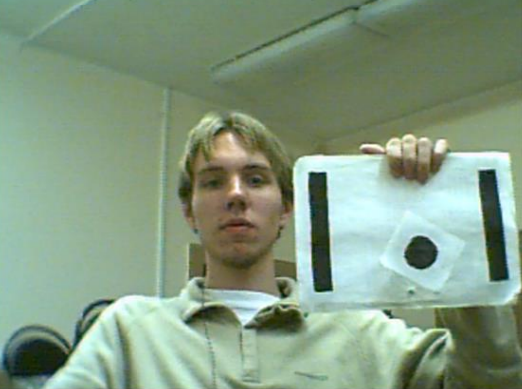
#> input picture Labs/images/test8.PNG, 522 x 389 px, found by its file name
$ jupyter execute --allow-errors lab7.ipynb   (older library calls are emulated)
#> lines starting #> are read from the running program, lines starting #| are printed output that depends on the picture; after the words box and inside, x2 and y2 are one past the last pixel; in counts of white or black regions, pixels touching at a corner belong together
# Лабораторная работа 7

FOREL

[cell 1]
import numpy as np
import matplotlib.pyplot as plt
import random

def po(x, y):
    return np.linalg.norm(np.array(x) - np.array(y))


def forel(points, r=10):
#> called with r = 3.5
    clusters = []
    while points:
        с = random.choice(points)
        cluster = [с]
        points.remove(с)
        while True:
            closest = [p for p in points if po(p, с) <= r]
            if not closest:
                break
            new_с = tuple(map(lambda x: sum(x) / len(x), zip(*closest)))
            if new_с == с:
                break
            с = new_с
            cluster.extend(closest)
            for n in closest:
                points.remove(n)
        clusters.append(cluster)
    return clusters

[cell 2]
points = [[6,9],[6,1],[1,2],[8,7],[3,5],[6,3],[5,3],[5,8],[8,2],[8,1]]
result = forel(points, r=3.5)
print(len(result))

for cluster in result:
    arr = np.array(cluster)
    plt.scatter(arr[:, 0], arr[:, 1])

[cell 3]
t = [0,3,1,0,0] # 0
o = [4,0,1,1,1] # 1
c = [2,24,9,1,1] # 2
p = [1,0,4,1,0] # 3
ob = [3,0,4,0,0] # 4
points = [t,o,c,p,ob]
result = forel(points, r=3.5)
for cluster in result:
    print(cluster)

[cell 4]
np.random.seed(1)
points = [[np.random.randint(1, 50), np.random.randint(1, 50)] for _ in range(50)]
result = forel(points, r=12)
print(len(result))

for cluster in result:
    arr = np.array(cluster)
    plt.scatter(arr[:, 0], arr[:, 1])
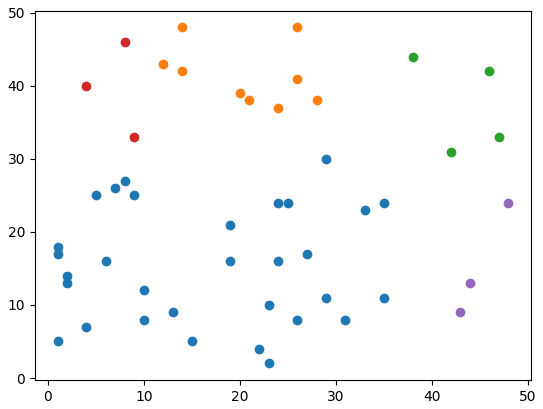
#> figure drawn by matplotlib, 1 panel

Поиск регионов

[cell 5]
import cv2
from PIL import Image

[cell 6]
def region_shearching(image, t=20):
    img = cv2.imread(image, cv2.IMREAD_GRAYSCALE)
    plt.imshow(img, cmap='gray')
    h, w = img.shape[:2]
    region = np.zeros((h, w), np.uint8)
    queue = [(0, 0)]
    while len(queue) > 0:
        x, y = queue[0]
        region[x, y] = img[x, y]
        queue.pop(0)
        for i in range(-1, 2):
            for j in range(-1, 2):
                if i == 0 and j == 0:
                    continue
                if x + i < 0 or y + j < 0 or x + i >= h or y + j >= w:
                    continue
                if abs(int(img[x + i, y + j]) - int(img[x, y])) < t and region[x + i, y + j] == 0:
                    queue.append((x + i, y + j))
                    region[x + i, y + j] = img[ x + i, y + j]
    return region

[cell 7]
image = "test8.PNG"
fig = plt.figure(figsize=(14, 14))
fig.add_subplot(1, 4, 1)
plt.axis('off')
img = np.array(Image.open(image))
#> img is the input picture: shape (389, 522, 4); mean R, G, B, A 131.8, 154.1, 130, 255
plt.imshow(img)
fig.add_subplot(1, 4, 2)
plt.axis('off')
reg = region_shearching(image, t=10)
#> after the loop in region_shearching, `while len(queue) > 0:`:
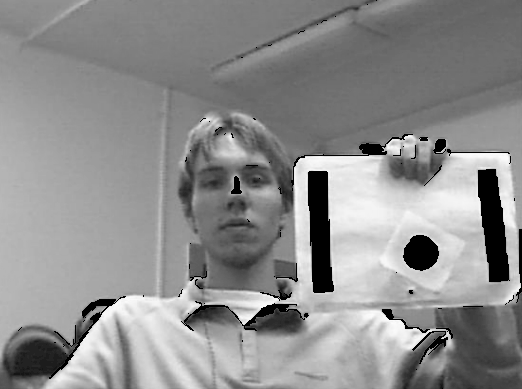
#> region: shape (389, 522); min 0, max 253, mean 141.5
#> after the loop in region_shearching, `while len(queue) > 0:`: queue = []
plt.imshow(reg, cmap="gray")
fig.add_subplot(1, 4, 3)
plt.axis('off')
reg = region_shearching(image, t=20)
plt.imshow(reg, cmap="gray")
fig.add_subplot(1, 4, 4)
plt.axis('off')
reg = region_shearching(image, t=7)
plt.imshow(reg, cmap="gray")

[cell 8]
image = "test9.PNG"
fig = plt.figure(figsize=(14, 14))
fig.add_subplot(1, 4, 1)
plt.axis('off')
img = np.array(Image.open(image))
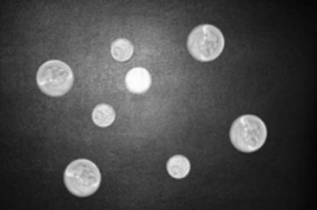
#> input picture Labs/images/test9.PNG, 317 x 210 px, found by its file name
#> img is the input picture: shape (210, 317, 4); mean R, G, B, A 74.3, 74.3, 74.3, 255
plt.imshow(img)
fig.add_subplot(1, 4, 2)
plt.axis('off')
reg = region_shearching(image, t=10)
plt.imshow(reg, cmap="gray")
fig.add_subplot(1, 4, 3)
plt.axis('off')
reg = region_shearching(image, t=20)
plt.imshow(reg, cmap="gray")
fig.add_subplot(1, 4, 4)
plt.axis('off')
reg = region_shearching(image, t=5)
plt.imshow(reg, cmap="gray")
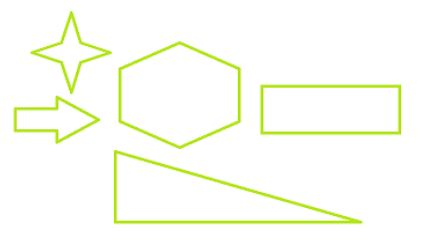
#> input picture Labs/images/test11.PNG, 424 x 241 px, found by its file name
#> further down, orig is the input picture: shape (241, 424, 3); mean B, G, R 242.2, 253.2, 250.7

Детектор углов Харриса

[cell 9]
def harris_c_detector(image, window_size=5, k=0.05, normilize=False):
#> called with window_size = 5, k = 0.04, normilize = False
    img_gray = cv2.cvtColor(image, cv2.COLOR_RGB2GRAY)

    dx = cv2.Sobel(img_gray, cv2.CV_64F, 1, 0)
    dy = cv2.Sobel(img_gray, cv2.CV_64F, 0, 1)

    dx2 = dx**2
    dy2 = dy**2
    dxy = dx*dy

    Sx2 = cv2.boxFilter(dx2, -1, (window_size, window_size), normalize=normilize)
    Sy2 = cv2.boxFilter(dy2, -1, (window_size, window_size), normalize=normilize)
    Sxy = cv2.boxFilter(dxy, -1, (window_size, window_size), normalize=normilize)

    det = Sx2 * Sy2 - Sxy**2
    trace = Sx2 + Sy2

    R = det - k * (trace**2)

    R[R < k*R.max()] = 0

    return R

[cell 10]
image = "test10.jpg"
orig = cv2.imread(image)

fig = plt.figure(figsize=(14, 14))
fig.add_subplot(1, 2, 1)
plt.axis('off')
#> (the rest of this cell did not finish here and is left out)

[cell 11]
image = "test11.PNG"
orig = cv2.imread(image)

fig = plt.figure(figsize=(14, 14))
fig.add_subplot(1, 2, 1)
plt.axis('off')
plt.imshow(orig)

R = harris_c_detector(orig, window_size=5, k=0.04)
orig[R > 0.03*R.max()] = [255, 0, 0]
#> orig: shape (241, 424, 3); 0.94% of pixels changed, all inside (x1, y1, x2, y2) = (13, 10, 403, 226)

fig.add_subplot(1, 2, 2)
plt.axis('off')
plt.imshow(orig)
#> figure, not shown here; B, G, R data is drawn as R, G, B

[cell 12]
image = "test12.jpg"
orig = cv2.imread(image)
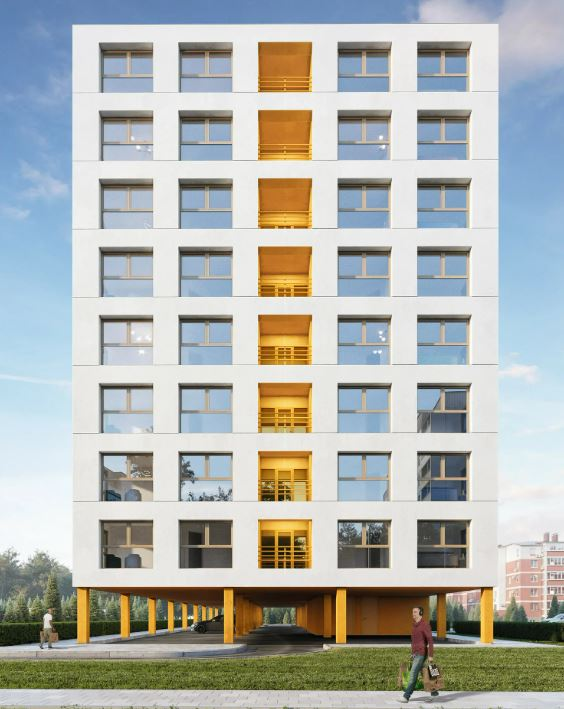
#> input picture Labs/images/test12.JPG, 564 x 709 px, found by its file name
#> orig is the input picture: shape (709, 564, 3); mean B, G, R 175.3, 179.2, 175.9
orig = cv2.cvtColor(orig, cv2.COLOR_RGB2BGR)

fig = plt.figure(figsize=(14, 14))
fig.add_subplot(1, 2, 1)
plt.axis('off')
plt.imshow(orig)

R = harris_c_detector(orig, window_size=5, k=0.04)
#> call 2 of harris_c_detector, with window_size = 5, k = 0.04, normilize = False
#> in harris_c_detector (call 2), `dxy = dx*dy`:
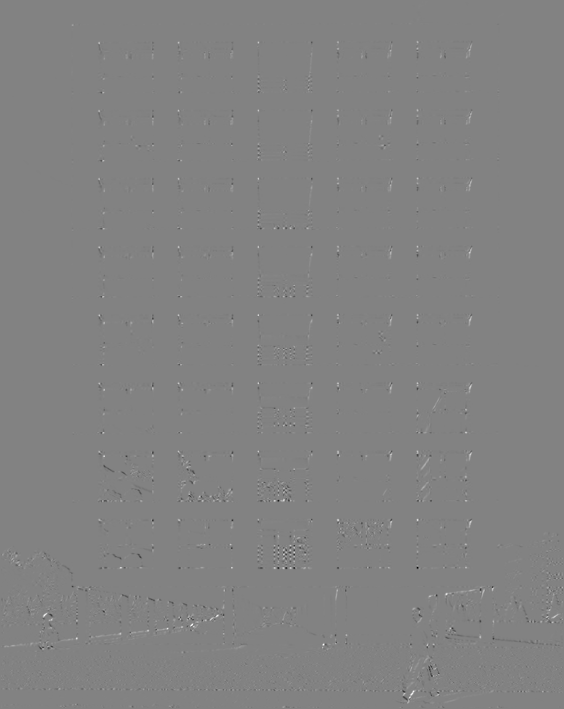
#> dxy: shape (709, 564) float64; min -231880, max 221837, mean 91.6; drawn with min black and max white
#> in harris_c_detector (call 2), `Sxy = cv2.boxFilter(dxy, -1, (window_size, window_size), normalize=nor..`:
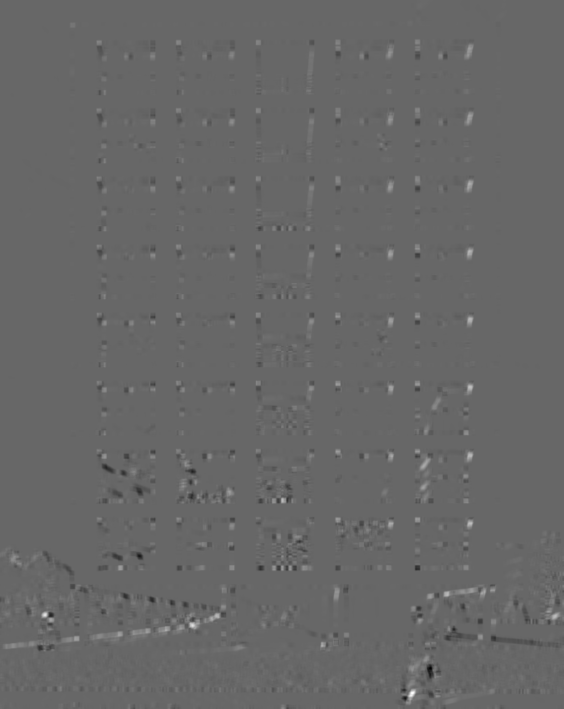
#> Sxy: shape (709, 564) float64; min -1082343, max 1588270, mean 2286.9; drawn with min black and max white
#> in harris_c_detector (call 2), `trace = Sx2 + Sy2`:
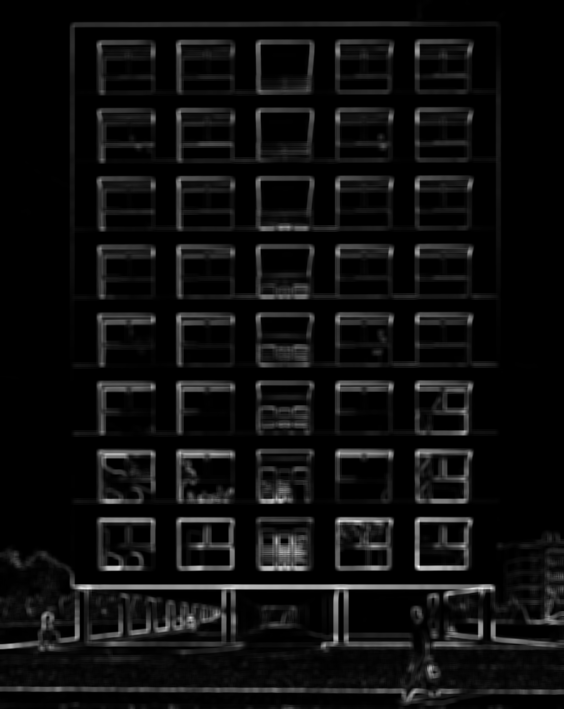
#> trace: shape (709, 564) float64; min 0, max 6488300, mean 365839.3; drawn with min black and max white
#> in harris_c_detector (call 2), `R = det - k * (trace**2)`:
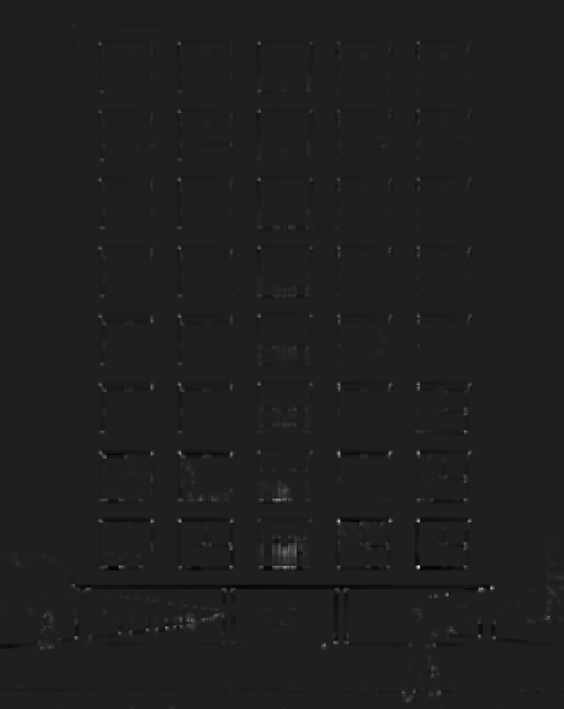
#> R: shape (709, 564) float64; min -1.19e+12, max 8.55e+12, mean 5.82e+09; drawn with min black and max white
orig[R > 0.03*R.max()] = [255, 0, 0]
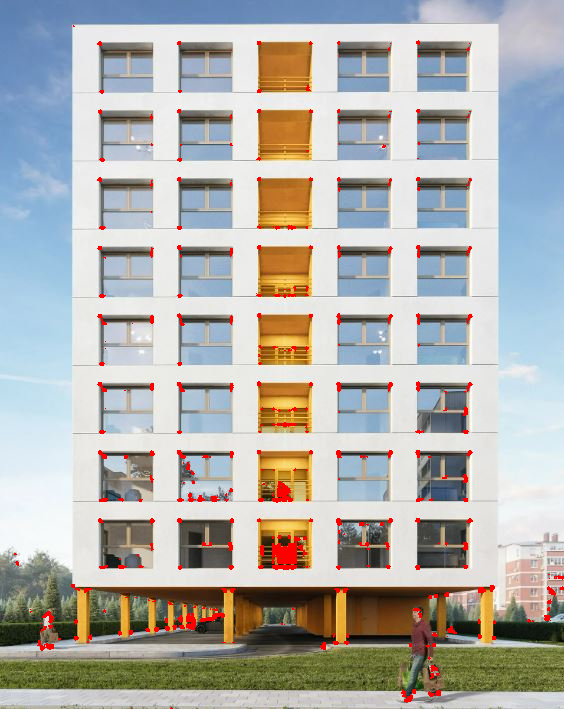
#> orig: shape (709, 564, 3); mean R, G, B 177.7, 177.3, 173.8

fig.add_subplot(1, 2, 2)
plt.axis('off')
plt.imshow(orig)
